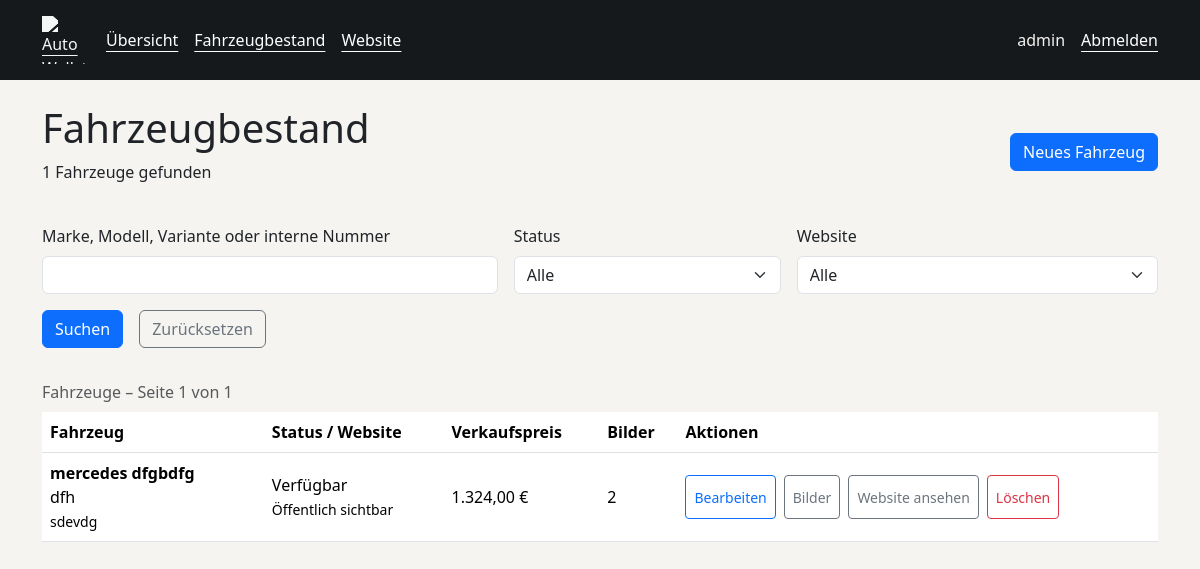
The app's page /verwaltung/fahrzeuge/ (signed in), older data.
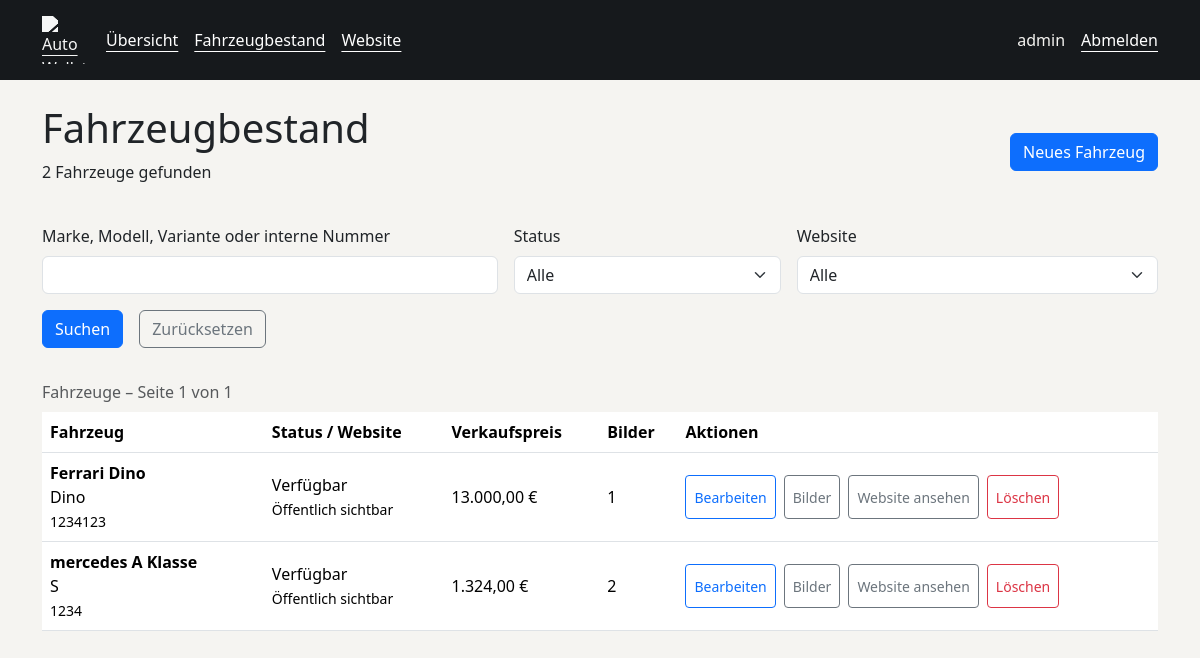
The same page, newer data.
### vehicles/models.py (models this page shows, shortened)
class Vehicle(models.Model):
    internal_number = models.CharField(max_length=50, unique=True, verbose_name="Interne Fahrzeugnummer")
    brand = models.CharField(max_length=100, verbose_name="Marke")
    model = models.CharField(max_length=120, verbose_name="Modell")
    variant = models.CharField(max_length=150, blank=True, verbose_name="Variante / Modellbezeichnung")
    vehicle_type = models.CharField(max_length=80, verbose_name="Fahrzeugtyp")
    first_registration = models.DateField(verbose_name="Erstzulassung")
    year = models.PositiveIntegerField(verbose_name="Baujahr")
    mileage = models.PositiveIntegerField(verbose_name="Kilometerstand")
    fuel_type = models.CharField(max_length=60, verbose_name="Kraftstoffart")
    transmission = models.CharField(max_length=50, verbose_name="Getriebe")
    power_kw = models.PositiveIntegerField(verbose_name="Leistung kW")
    power_ps = models.PositiveIntegerField(verbose_name="Leistung PS")
    engine_capacity = models.PositiveIntegerField(verbose_name="Hubraum")
    doors = models.PositiveIntegerField(verbose_name="Anzahl Türen")
    seats = models.PositiveIntegerField(verbose_name="Anzahl Sitzplätze")
    exterior_color = models.CharField(max_length=80, verbose_name="Außenfarbe")
    interior_equipment = models.CharField(max_length=200, blank=True, verbose_name="Innenausstattung")
    vin = models.CharField(max_length=50, blank=True, verbose_name="FIN / Fahrgestellnummer")
    previous_owners = models.PositiveIntegerField(default=0, verbose_name="Anzahl Vorbesitzer")
    hu_valid_until = models.DateField(blank=True, null=True, verbose_name="HU gültig bis")
    purchase_price = models.DecimalField(max_digits=12, decimal_places=2, verbose_name="Einkaufspreis")
    sale_price = models.DecimalField(max_digits=12, decimal_places=2, verbose_name="Verkaufspreis")
    description = models.TextField(blank=True, verbose_name="Beschreibung")
    equipment = models.TextField(blank=True, verbose_name="Ausstattung")
    status = models.CharField(
        max_length=30,
        choices=VehicleStatus.choices,
        default=VehicleStatus.IN_PREPARATION,
        verbose_name="Status",
    )
    is_published = models.BooleanField(default=False, verbose_name="Veröffentlicht")
    public_visible = models.BooleanField(default=False, verbose_name="Öffentlich sichtbar")
    created_at = models.DateTimeField(default=timezone.now, verbose_name="Datum der Aufnahme")
    updated_at = models.DateTimeField(auto_now=True, verbose_name="Datum der letzten Änderung")
    class Meta:
        ordering = ["-updated_at"]
        verbose_name = "Fahrzeug"
        verbose_name_plural = "Fahrzeuge"
    @property
    def is_publicly_listed(self) -> bool:
        return self.is_published and self.public_visible and self.status == VehicleStatus.AVAILABLE

### vehicles/views.py (the view)
@login_required(login_url="login")
@permission_required("vehicles.view_vehicle", raise_exception=True)
def management_vehicles(request):
    queryset = Vehicle.objects.annotate(image_count=Count("images"))
    query = request.GET.get("q", "").strip()
    status = request.GET.get("status", "")
    visibility = request.GET.get("visibility", "")
    if query:
        queryset = queryset.filter(Q(brand__icontains=query) | Q(model__icontains=query)
                                   | Q(variant__icontains=query) | Q(internal_number__icontains=query))
    if status in VehicleStatus.values:
        queryset = queryset.filter(status=status)
    else:
        status = ""
    public = Q(is_published=True, public_visible=True, status=VehicleStatus.AVAILABLE)
    if visibility == "public":
        queryset = queryset.filter(public)
    elif visibility == "hidden":
        queryset = queryset.exclude(public)
    else:
        visibility = ""
    page = Paginator(queryset.order_by("-updated_at", "-pk"), 20).get_page(request.GET.get("page"))
    parameters = request.GET.copy()
    parameters.pop("page", None)
    return render(request, "admin/vehicle_list.html", {
        "page_obj": page, "query": query, "selected_status": status,
        "visibility": visibility, "statuses": VehicleStatus.choices,
        "page_query": parameters.urlencode(),
    })

### templates/admin/vehicle_list.html (shortened to what this page needs)
{% extends "admin/base.html" %}
{% block content %}
<section class="container py-4">
    <div class="d-flex flex-wrap justify-content-between align-items-center gap-3 mb-4">
        <div><h1>Fahrzeugbestand</h1><p>{{ page_obj.paginator.count }} Fahrzeuge gefunden</p></div>
        {% if perms.vehicles.add_vehicle %}<a class="btn btn-primary" href="{% url 'vehicle_create' %}">Neues Fahrzeug</a>{% endif %}
    </div>
    <form method="get" class="row g-3 mb-4">
        <div class="col-md-5"><label class="form-label" for="stock-search">Marke, Modell, Variante oder interne Nummer</label><input class="form-control" type="search" id="stock-search" name="q" value="{{ query }}"></div>
        <div class="col-md-3"><label class="form-label" for="stock-status">Status</label><select class="form-select" id="stock-status" name="status"><option value="">Alle</option></select></div>
        <div class="col-md-4"><label class="form-label" for="stock-visibility">Website</label><select class="form-select" id="stock-visibility" name="visibility"><option value="">Alle</option></select></div>
        <div class="d-flex gap-3"><button class="btn btn-primary" type="submit">Suchen</button><a class="btn btn-outline-secondary" href="{% url 'management_vehicles' %}">Zurücksetzen</a></div>
    </form>
    <div class="table-responsive">
        <table class="table management-table">
            <caption>Fahrzeuge – Seite {{ page_obj.number }} von {{ page_obj.paginator.num_pages }}</caption>
            <thead><tr><th scope="col">Fahrzeug</th><th scope="col">Status / Website</th><th scope="col">Verkaufspreis</th><th scope="col">Bilder</th><th scope="col">Aktionen</th></tr></thead>
            <tbody>{% for vehicle in page_obj %}<tr>
                <td><strong>{{ vehicle.brand }} {{ vehicle.model }}</strong><br>{{ vehicle.variant }}<br><small>{{ vehicle.internal_number }}</small></td>
                <td>{{ vehicle.get_status_display }}<br><small>{% if vehicle.is_publicly_listed %}Öffentlich sichtbar{% else %}Nicht öffentlich{% endif %}</small></td>
                <td>{{ vehicle.sale_price|floatformat:'2g' }} €</td><td>{{ vehicle.image_count }}</td>
                <td><div class="management-actions">
                    {% if perms.vehicles.change_vehicle %}<a class="btn btn-sm btn-outline-primary" href="{% url 'vehicle_update' vehicle.pk %}">Bearbeiten</a><a class="btn btn-sm btn-outline-secondary" href="{% url 'vehicle_images' vehicle.pk %}">Bilder</a>{% endif %}
                    {% if vehicle.is_publicly_listed %}<a class="btn btn-sm btn-outline-secondary" href="{% url 'vehicle_detail' vehicle.pk %}">Website ansehen</a>{% endif %}
                    {% if perms.vehicles.delete_vehicle %}<a class="btn btn-sm btn-outline-danger" href="{% url 'vehicle_delete' vehicle.pk %}">Löschen</a>{% endif %}
                </div></td>
            </tr>{% empty %}<tr><td colspan="5">Keine Fahrzeuge gefunden. Passen Sie die Suche an oder legen Sie ein Fahrzeug an.</td></tr>{% endfor %}</tbody>
        </table>
    </div>
</section>
{% endblock %}

### templates/admin/base.html (shortened to what this page needs)
{% load static %}
<!DOCTYPE html>
<html lang="de">
<head>
    <link href="https://cdn.jsdelivr.net/npm/bootstrap@5.3.3/dist/css/bootstrap.min.css" rel="stylesheet">
    <link href="{% static 'css/management.css' %}" rel="stylesheet">
</head>
<body>
    <header class="management-header">
        <nav class="container d-flex flex-wrap align-items-center gap-3 py-3" aria-label="Verwaltung">
            <a href="{% url 'dashboard' %}" class="management-brand"><img src="{% static 'images/logo.png' %}" width="48" height="48" alt="Auto Wallstein"></a>
            <a href="{% url 'dashboard' %}">Übersicht</a>
            <a href="{% url 'management_vehicles' %}">Fahrzeugbestand</a>
            <a href="{% url 'home' %}">Website</a>
            <span class="ms-auto">{{ user.get_full_name|default:user.username }}</span>
            <a href="{% url 'logout' %}">Abmelden</a>
        </nav>
    </header>
    <main id="management-content" tabindex="-1">
        {% block content %}{% endblock %}
    </main>
</body>
</html>

### static/css/management.css (style rules this page uses)
body { background: #f5f4f1; color: #202428; }
.management-header { background: #16191c; color: #f5f4f1; }
.management-header a { color: #ffffff; min-height: 44px; display: inline-flex; align-items: center; text-underline-offset: .3em; }
.management-brand img { object-fit: contain; filter: brightness(0) invert(1); opacity: 0.96; }
.management-table th, .management-table td { vertical-align: middle; }
.management-table caption { caption-side: top; }
.management-actions { display: flex; flex-wrap: wrap; gap: .5rem; }
.management-actions a, .management-pagination a { min-height: 44px; display: inline-flex; align-items: center; }
.management-table td:first-child { min-width: 180px; }
input, select, textarea { scroll-margin-block: 5rem; }

Row changes from the older to the newer data that the page shows:
added Vehicle: brand "Ferrari", model "Dino", variant "Dino", internal_number "1234123", status "Verfügbar", is_published "Öffentlich sichtbar", sale_price "13.000,00", image_count "1"
changed Vehicle "mercedes": model "dfgbdfg" → "A Klasse"; variant "dfh" → "S"; internal_number "sdevdg" → "1234"
Text that changed along with them:
{{ page_obj.paginator.count }}: "1" → "2"
